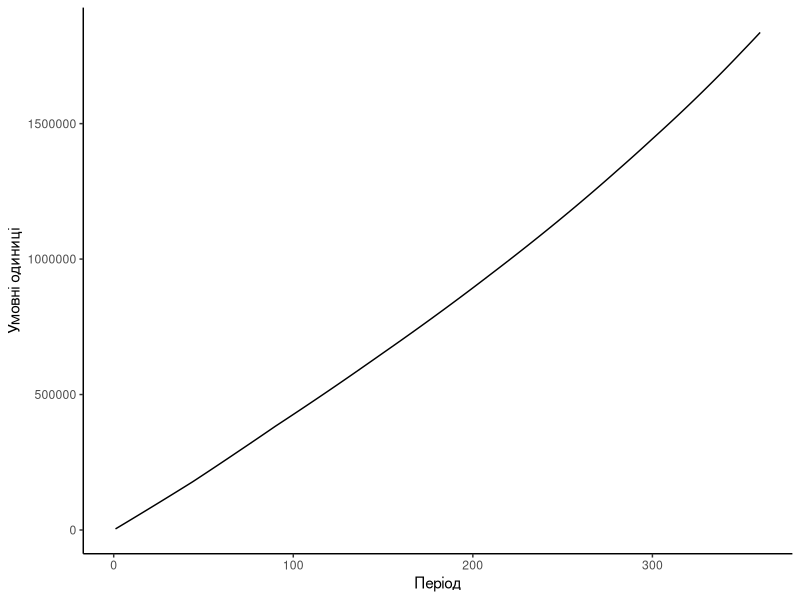
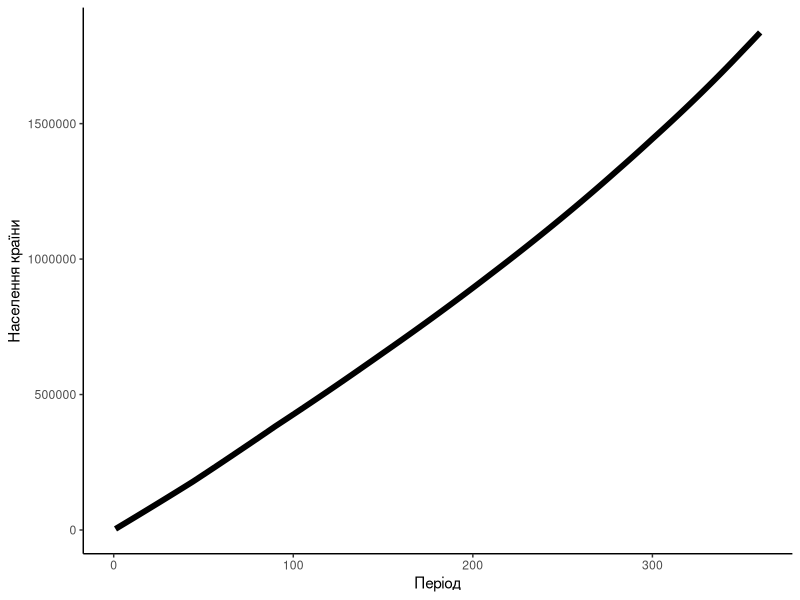
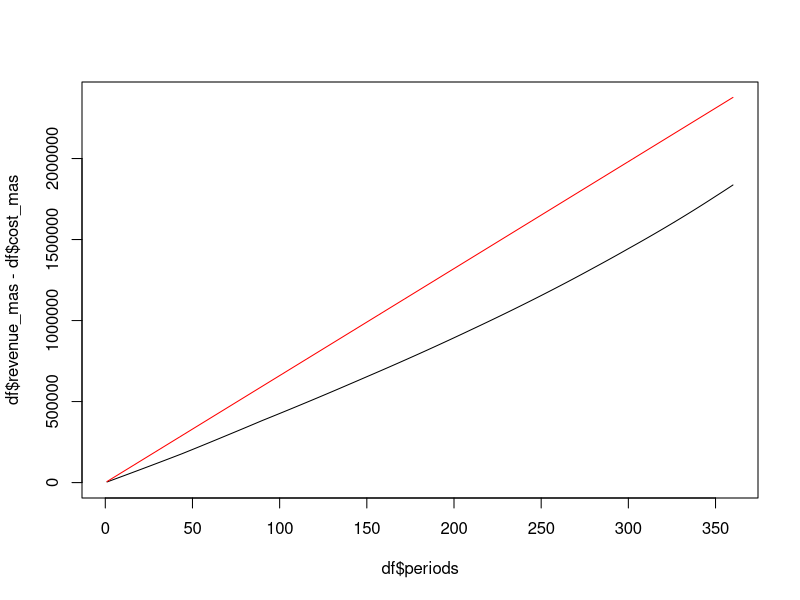

Write R code to recreate these figures, in order.
v = 1.5 #m/sec
H = 2 #m
W = 10 #m
max_period = 360 #number of periods

#paramenters - ochistka
point_clean_factor = 0 #pollution cleaning adjustment 0- nothing, 1 - 50%,2 - 100%, - for zavof 
point_clean_factor_2 = 2 #pollution cleaning adjustment 0- nothing, 1 - 50%,2 - 100%,  - for ferma
adj_pollution_polya_lis = 1 #lisonasadgenya, 0 - no, 1 - 1 linua, 2 - 2 linii, 3 -3 linii
adj_pollution_polya_aero = 1 #aeranka 0 - no, 1 yes
adj_pollution_polya_oranka = 1 #oranka
# paramenters - dobriva real
dobr_az = 10 #kg/gektar - azotni dobriva
dobr_ka = 10
dobr_fo = 10
dobr_org = 10000 #kg/ga
dobr_vapno = 1000 #kg/ga
dobr_metafos = 10 #kg/ga
dobr_hvorob = 1.5 #kg/ga
dobr_byrian = 2 
#parametrs  - gektary for tovary (max gektar - 300 #gektar)
zito_plosha = 10
kykyr_plosha = 10
yachmin_plosha = 10
pshen_plosha = 10
kart_plosha = 10



#dobriva max
dobr_az_max = 50 #kg/gektar - azotni dobriva
dobr_ka_max = 50
dobr_fo_max = 50
dobr_org_max = 20000 #kg/ga
dobr_vapno_max = 2000 #kg/ga
dobr_metafos_max = 30 #kg/ga
dobr_hvorob_max = 3.5 #kg/ga
dobr_byrian_max = 6 


#prices
price_1_good = 1000
svin_price = 500 #ymovnih odiniz
korov_price = 1000 #ymovnih odiniz
kart_price = 7 #ym odiniz za kg
pshen_price = 2
yachmin_price = 5
zito_price = 2
kykyr_price = 5.5
cost_per_1perc_pollution = 500 #ymovnih odiniz
per_1_perc_pollution_desease = 500

L_1 = 5000 #m - rastoyanie zavoda do mesta zbora
L_2 = 1000#m - rastoyanie fermy do mesta zbora
n_svin = 500
n_korov = 500 
Y = 50 #-proizvodstvo tovarov



#initialization
total_cost = 0
total_revenue = 0
econom_cost = 0
cost_mas = rep(NA, max_period)
ec_cost_mas = rep(NA, max_period)
revenue_mas = rep(NA, max_period)

t=0
for (t in 1:max_period) {
  
  #rashod vody vsego
  Q = v*(H*W) #m3/sec
  if (t%%360 %in% 45:90) {Q = 1.1*Q} #pavodok (45-90) dney s nachala goda
    
  ######    zavod     ######

  

  #norma
  c_post_1 = 2000 #mg/l
  
  #rashod vody zavod
  q_1 = Y*0.1/86400 #m3/sec 
  #koef turbulentnosti
  E = v*H/90
  gamma_1 = 1*1*(E/q_1)^(1/3)
  #koef smesheniya
  a_1 = (1-exp(-gamma_1*L_1^(1/3)))/(1+Q/q_1*exp(-gamma_1*L_1^(1/3)))
  #koef rasbavleniya stochih vod
  n_1 = (a_1*Q+q_1)/q_1
  
  #bpk norm
  c_pdk = 2.0 #gr/m3 - 2 dlya pitiya, 4 - dlya hoziastva
  c_pv = 1.9 #gr/m3
  c_f_0 = 0 #gr/m3 - base level
  k0 = 0.065/86400
  t0_1 = L_1/v
  
  c_pds_1 = n_1*((c_pdk - c_pv)*exp(k0*t0_1)-c_f_0) + c_f_0 #gr/m3 = mgr/l
  if ((c_pds_1 < c_post_1) && (c_pds_1 > 0)){
    print("Nado ochistka 1")
    print(c_pds_1)
    c_adjust_1 = (c_post_1 - c_pds_1)/c_post_1*100
    c_f_1 = c_post_1*q_1
  } else {
    print("ochistka 1 - ne nado")
    print(c_pds_1)
    c_adjust_1 = 0 
    c_f_1 = c_post_1*q_1
  }
  
  #choose percent to clean from factory
  if (point_clean_factor == 1) {
    perc_pollution_clean = c_adjust_1/2
  } else if (point_clean_factor == 2) {
    perc_pollution_clean = c_adjust_1
  } else {
    perc_pollution_clean = 0
  }
  
  #calculate costs/revenue/ec zbitok
  cost = perc_pollution_clean*cost_per_1perc_pollution
  revenue = Y*price_1_good
  ec_cost = (c_adjust_1 - perc_pollution_clean)*per_1_perc_pollution_desease
  total_cost = total_cost + cost
  total_revenue = total_revenue + revenue
  econom_cost = econom_cost + ec_cost 
  
  
  
  
  
  
  
  ######    ferma   #######
  
  
  #rashod vody 
  q_2 = (n_svin*4.5+n_korov*14)/1000/864 #m3/sec 
  #koef turbulentnosti
  E = v*H/90
  gamma_2 = 1*1*(E/q_2)^(1/3)
  #koef smesheniya
  a_2 = (1-exp(-gamma_2*L_2^(1/3)))/(1+Q/q_2*exp(-gamma_2*L_2^(1/3)))
  #koef rasbavleniya stochih vod
  n_2 = (a_2*Q+q_2)/q_2
  
  #bpk norm
  c_pdk = 2.0 #gr/m3 - 2 dlya pitiya, 4 - dlya hoziastva
  c_pv = 1.9 #gr/m3
  k0 = 0.065/86400
  t0_2 = L_2/v
  
  c_post_2 = (6000*4.5*n_svin + 8000*14*n_korov)/(4.5*n_svin+14*n_korov) #mg/litr
  c_f_1 = 0
  
  c_pds_2 = n_2*((c_pdk - c_pv)*exp(k0*t0_2)-c_f_1) + c_f_1 #gr/m3 = mgr/l
  if ((c_pds_2 < c_post_2) && (c_pds_2 > 0)){
    print("Nado ochistka 1")
    print(c_pds_2)
    c_adjust_2 = (c_post_2 - c_pds_2)/c_post_2*100
  } else {
    print("ochistka 1 - ne nado")
    print(c_pds_2)
    c_f_2 = c_post_2*q_2
    c_adjust_2 = 0
  }
  
  
  #choose percent to clean from factory
  if (point_clean_factor_2 == 1) {
    perc_pollution_clean_2 = c_adjust_2/2
  } else if (point_clean_factor_2 == 2) {
    perc_pollution_clean_2 = c_adjust_2
  } else {
    perc_pollution_clean_2 = 0
  }
  
  
  #calculate costs/revenue/ec zbitok
  cost_2 = perc_pollution_clean_2*cost_per_1perc_pollution
  revenue_2 = svin_price*ifelse(n_svin >= 1, 1, 0)+ korov_price*ifelse(n_korov >= 1, 1, 0)
  ec_cost_2 = (c_adjust_2 - perc_pollution_clean_2)*per_1_perc_pollution_desease
  
  total_cost = total_cost + cost_2
  total_revenue = total_revenue + revenue_2
  econom_cost = econom_cost + ec_cost_2 
  n_svin = n_svin - 1 + ifelse(t%%70 == 0, 30, 0)
  n_korov = n_korov - 1  + ifelse(t%%150 == 0, 10, 0)
  
  
  
  ######    polya   #######
  
  total_plosha = kart_plosha + pshen_plosha + yachmin_plosha + zito_plosha + kykyr_plosha
  ## dobryva
  
  
  urozay_pers_adjust = (dobr_az/dobr_az_max + dobr_ka/dobr_ka_max + 
      dobr_fo/dobr_fo_max + dobr_org/dobr_org_max + 
      dobr_vapno/dobr_vapno_max + dobr_metafos/dobr_metafos_max + 
      dobr_hvorob/dobr_hvorob_max + dobr_byrian/dobr_byrian_max)/8
  cost_dobriva = (dobr_az*total_plosha*35 + dobr_ka*total_plosha*32 + 
    dobr_fo*total_plosha*37 + dobr_org*total_plosha*2 + dobr_vapno*total_plosha*10 +
    dobr_metafos*total_plosha*50 + dobr_hvorob*total_plosha*100 + dobr_byrian*total_plosha*85)/360
    
  ## gektar polya
    
  revenue_kart = (1000*kart_price*kart_plosha*(10+40*urozay_pers_adjust))/360 
  revenue_pshen = (1000*pshen_price*pshen_plosha*(2+5*urozay_pers_adjust))/360 
  revenue_yachmin = (1000*yachmin_price*yachmin_plosha*(2+4*urozay_pers_adjust))/360 
  revenue_zito = (1000*zito_price*zito_plosha*(1+5*urozay_pers_adjust))/360 
  revenue_kykyr = (1000*kykyr_price*kykyr_plosha*(2+5*urozay_pers_adjust))/360 
  revenue_polya_total = revenue_kart + revenue_pshen + revenue_yachmin + revenue_zito + revenue_kykyr
  
  cost_polya_urozay = (kart_plosha*kart_price/2 + pshen_plosha*pshen_price/2 +yachmin_plosha*yachmin_price/2 +
    zito_plosha*zito_price/2 + kykyr_plosha*kykyr_price/2)*1000/360
  cost_polya_total = cost_polya_urozay + adj_pollution_polya_lis*50000/360 + 
    adj_pollution_polya_aero*100000/360 + adj_pollution_polya_oranka*75000/360
  
  
  #economic cost
  perc_pollution_desease_polya = urozay_pers_adjust*
    ifelse(adj_pollution_polya_lis > 0, 1-0.2*adj_pollution_polya_lis, 1)*
    ifelse(adj_pollution_polya_aero > 0, 0.7, 1)*
    ifelse(adj_pollution_polya_oranka > 0, 0.7, 1)
  econom_cost_polya = perc_pollution_desease_polya*100*per_1_perc_pollution_desease
  
  total_cost = total_cost + cost_dobriva + cost_polya_total
  total_revenue = total_revenue + revenue_polya_total
  econom_cost = econom_cost + econom_cost_polya
  
  
  cost_mas[t] = total_cost
  revenue_mas[t] = total_revenue
  ec_cost_mas[t] = econom_cost
  
  t=t+1
}
 

df <- data.frame(periods = 1:max_period,cost_mas, revenue_mas, ec_cost_mas)
df
 




library(ggplot2)
g1 <- ggplot(df, aes(x =periods, y = revenue_mas - cost_mas))
g1 + geom_line() + theme_classic() +
    labs(x = "Період", y = "Умовні одиниці") 

g1 + geom_line(size = 2) + 
    labs(x = "Період", y = "Населення країни", col='Частка витрат\nна дослідження, %') + 
    theme_classic() +# + annotate("rect", xmin=0, xmax=10, ymin=0, ymax=Inf, alpha=0.2, fill="red") 
    #theme(legend.position = c(0.8, 0.8)) + 
    scale_colour_gradient(low="blue", high="red")

plot(df$periods, df$revenue_mas - df$cost_mas, type = "l", ylim = c(0,max(df$ec_cost_mas, df$revenue_mas - df$cost_mas)))  
lines(df$ec_cost_mas, col = "red")





  #https://www.chem-astu.ru/chair/study/engmet-ooc/?p=193
  #http://lib.ssga.ru/fulltext/umk/auumk/ecology/rab5_2.htm
  #https://studopedia.info/4-109769.html
  #https://studfiles.net/preview/5615547/page:4/
  
  
